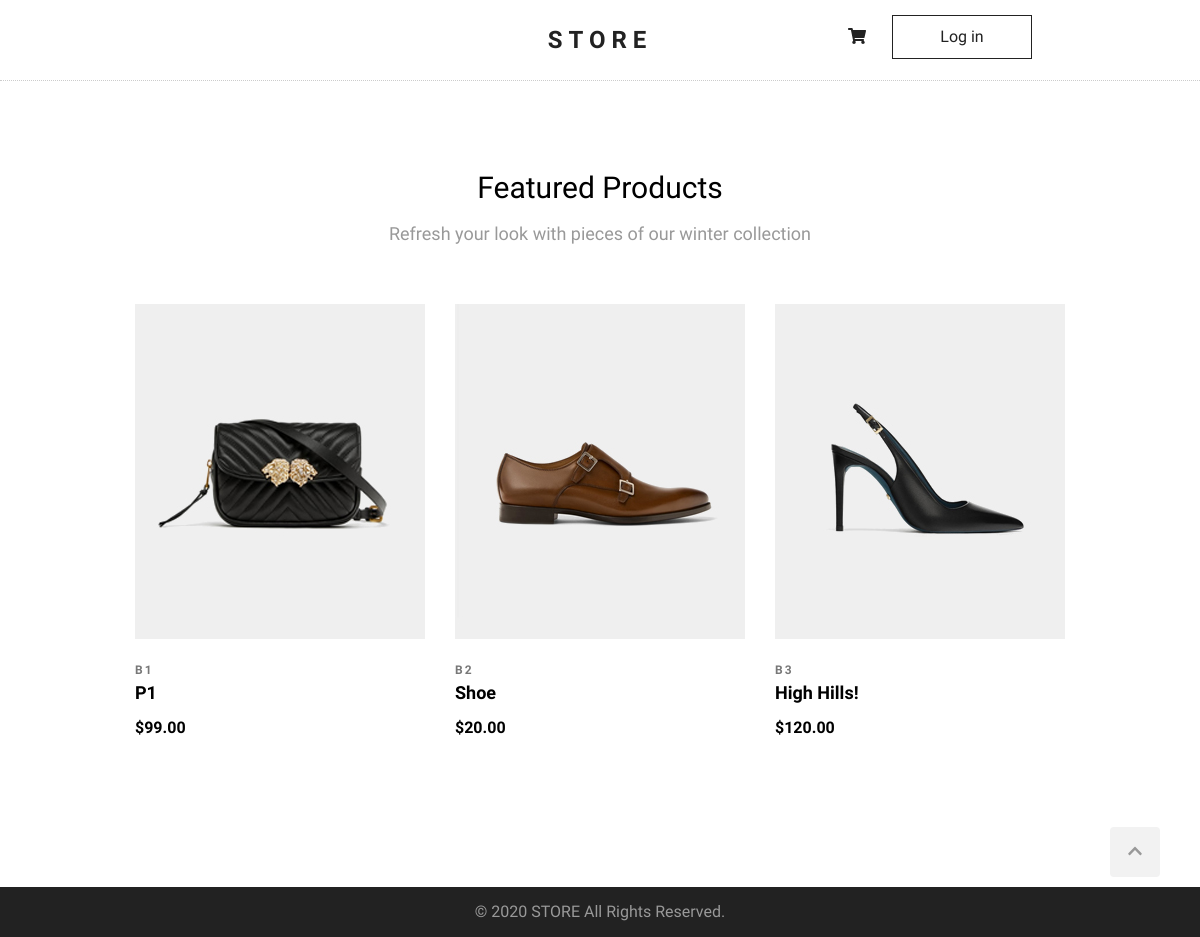
Screenshot of /products/ with the database file from the repository.
### products/models.py (models this page shows, shortened)
class Product(models.Model):
    title = models.CharField(max_length=100)
    description = models.TextField(max_length=500, blank=True, null=True)
    price = models.PositiveIntegerField()
    created_at = models.DateTimeField(auto_now_add=True)
    brand = models.CharField(max_length=100)
    image = models.ImageField(upload_to='products', null=True)
    def get_absolute_url(self):
        return reverse('product_details', args=(self.id,))

### products/views.py (the view)
# urls.py: path('products/', products_list, name='products_list'),
def products_list(request):
    products = Product.objects.all()
    params = {'products': products}
    return render(request, 'products/products-list.html', params)

### templates/products/products-list.html (shortened to what this page needs)
{% extends 'base.html' %}
{% block content %}
<section id="featured-products">
    <h2 class="section-headline">Featured Products</h2>
    <p class="section-description">
        Refresh your look with pieces of our winter collection
    </p>
    <div class="products-wrapper clearfix">
        {% for product in products %}
        <div class="product">
            <div class="product-img">
                <img src="{{product.image.url}}" alt="">
            </div>
            <div class="product-description">
                <div class="product-brand">{{ product.brand | capfirst }}</div>
                <a class="product-name" href="{{product.get_absolute_url}}">{{ product.title | capfirst }}</a>
                <div class="product-price">${{ product.price | floatformat:2 }}</div>
            </div>
        </div>
        {% empty %}
        <p>No products yet.</p>
        {% endfor %}
    </div>
</section>
{% endblock %}

### static/css/style.css (style rules this page uses)
html { scroll-behavior: smooth; }
body { margin: 0; font-family: 'Questrial', sans-serif; }
.clearfix::after { content: ""; display: block; clear: both; }
.section-headline { font-size: 30px; font-weight: normal; margin: 0; }
.section-description { color: #999; font-size: 18px; }
.products-wrapper { margin: 60px 0 60px 0; }
.product { width: 290px; margin: 0 15px 60px; float: left; position: relative; }
.product-description { text-align: left; }
.product-brand { font-size: 12px; font-weight: 600; letter-spacing: 2px; color: #787878; text-transform: uppercase; margin: 25px 0 5px; }
.product-img { position: relative; overflow: hidden; background: #efefef; background-image: url("image-not-found.svg"); background-repeat: no-repeat; background-position: center; background-size: 30%; width: 290px; height: 335px; }
.product-img img { width: 290px; height: 335px; box-sizing: border-box; transition-duration: .4s; }
.product-name { font-size: 18px; font-weight: 600; text-decoration: none; text-transform: capitalize; color: #000; }
.product-price { margin-top: 15px; font-weight: 700; }

### rows the page displays
Product: image (picture), brand "B1", title "P1", price "99.00"
Product: image (picture), brand "B2", title "Shoe", price "20.00"
Product: image (picture), brand "B3", title "High Hills!", price "120.00"
